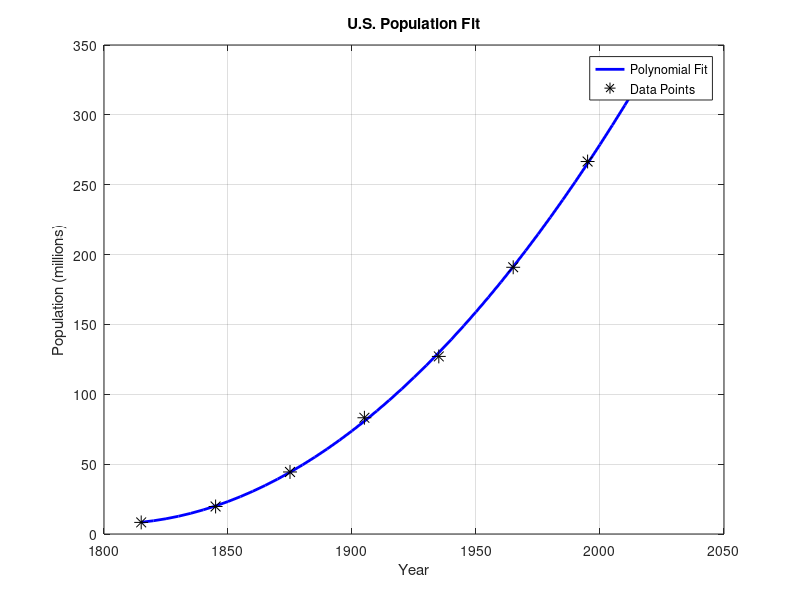

Recreate this plot in MATLAB.
%   the years and population numbers
years = [1815 1845 1875 1905 1935 1965 1995 2015];
populations = [8.3 19.7 44.4 83.2 127.1 190.9 266.6 321.0];

%  polyfit to find a second-degree curve
coeffs = polyfit(years, populations, 2);

%  curve to guess population in 1913
pop_1913 = polyval(coeffs, 1913);
disp(['Estimated population in 1913: ', num2str(pop_1913), ' million']);

%  x values to draw the curve (every 5 years)
x_plot = 1815:5:2015;
y_plot = polyval(coeffs, x_plot);

% the curve
figure;
plot(x_plot, y_plot, 'b-', 'LineWidth', 2);  % blue curve
hold on;

%  black stars on the real data points
plot(years, populations, 'k*', 'MarkerSize', 10);

%  title and labels
title('U.S. Population Fit');
xlabel('Year');
ylabel('Population (millions)');
legend('Polynomial Fit', 'Data Points');
grid on;
